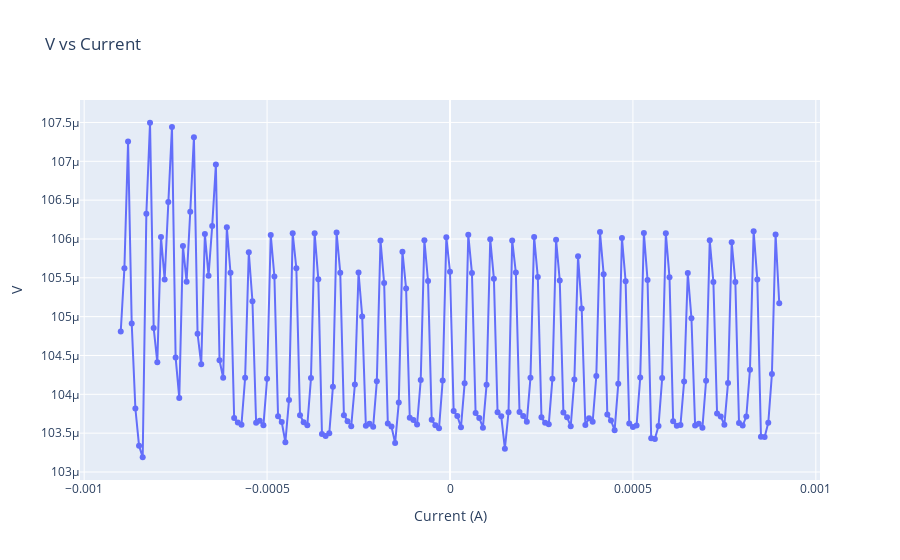

The cell this chart's notebook holds for it:
### Code cell
plotTrace(start_current = start_current, step_size=step_size)

### Figure 1 — Plotly figure (JSON) as saved in the notebook; plotly's stock layout.template omitted (floating-point values rounded to 4 significant figures; data arrays with more than 128 entries replaced by an {"elided": "..."} marker saying what was removed)
{"data": [{"hovertemplate": "Current (A)=%{x}<br>V=%{y}<extra></extra>", "legendgroup": "", "line": {"color": "#636efa", "dash": "solid"}, "marker": {"symbol": "circle"}, "mode": "markers+lines", "name": "", "orientation": "v", "showlegend": false, "type": "scatter", "x": {"elided": "181 float values"}, "xaxis": "x", "y": {"elided": "181 float values"}, "yaxis": "y"}], "layout": {"legend": {"tracegroupgap": 0}, "title": {"text": "V vs Current"}, "xaxis": {"anchor": "y", "domain": [0, 1], "title": {"text": "Current (A)"}}, "yaxis": {"anchor": "x", "domain": [0, 1], "title": {"text": "V"}}}}
